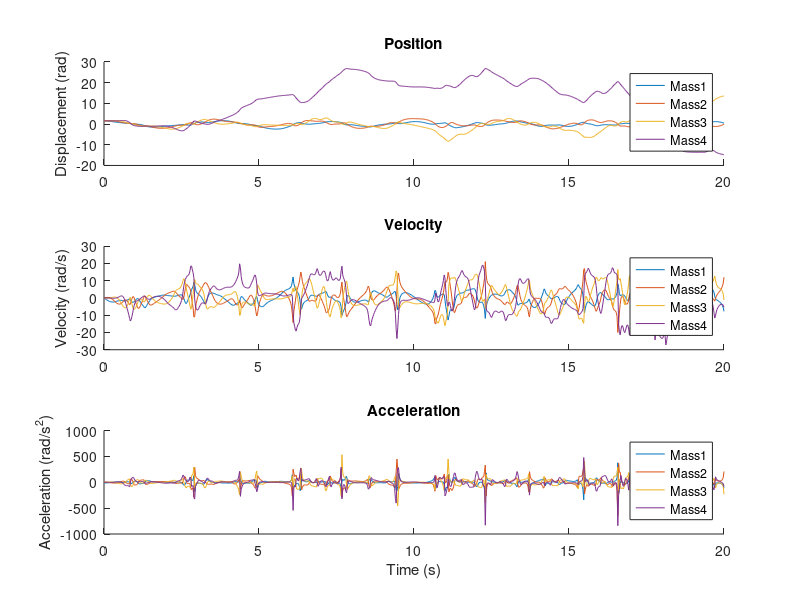
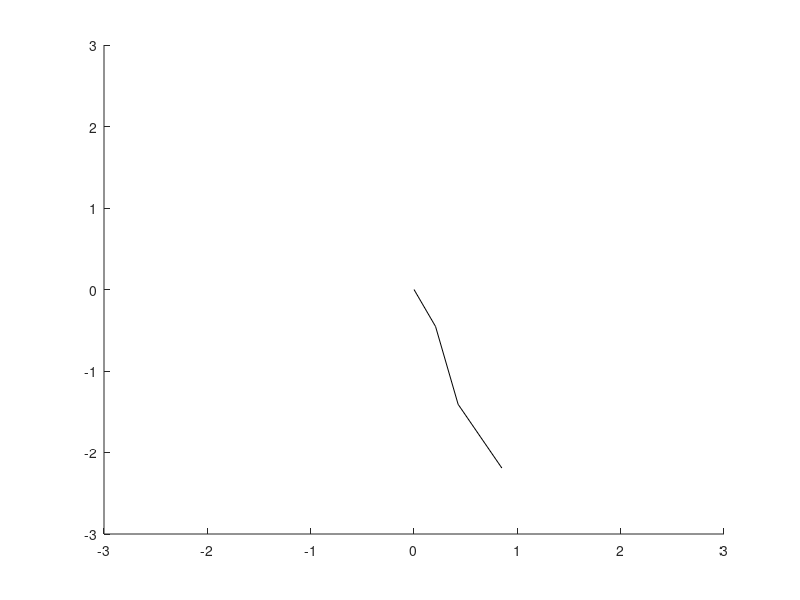

These figures' MATLAB source, in order:
%%PSET5 Q1: Sophie Li
%This function calculates the state equations for a double compound
%pendulum. It also took about 20 hours to debug.

%Should look like this: https://www.youtube.com/watch?v=_o_ap98sTwg
function base_doublepen
close all

L1 = 1;
L2 = 1;
L3 = 1;
L4 = 1;
M1 = 1;
M2 = 1;
M3 = 1;
M4 = 1;
g = 9.81;

theta1_0 = pi/2;
theta1v_0 = 0;
theta2_0 = pi/2;
theta2v_0 = 0;
theta3_0 = pi/2;
theta3v_0 = 0;
theta4_0 = pi/2;
theta4v_0 = 0;

t_interval = 0:.025: 20;
initial_vals = [theta1_0; theta1v_0; theta2_0; theta2v_0; theta3_0; theta3v_0; theta4_0; theta4v_0];

options = odeset('RelTol', 1e-7);
[T_out, Z_out] = ode45(@motion, t_interval, initial_vals, options);

t1_o = Z_out(:,1);
t1d_o = Z_out(:,2);
t2_o = Z_out(:,3);
t2d_o = Z_out(:,4);
t3_o = Z_out(:,5);
t3d_o = Z_out(:,6);
t4_o = Z_out(:,7);
t4d_o = Z_out(:,8);

LHS = zeros(length(T_out), 12);
for i = 1:length(T_out)
    LHS(i, :) = calc_LHS(Z_out(i, :));
end

t1dd_o = LHS(:, 1);
t2dd_o = LHS(:, 2);
t3dd_o = LHS(:, 3);
t4dd_o = LHS(:, 4);

x1 = L1/2.*sin(t1_o);
y1 = -L1/2.*cos(t1_o);
x2 = L1.*sin(t1_o) + L2/2.*sin(t2_o);
y2 = -L1.*cos(t1_o) - L2/2.*cos(t2_o);
x3 = L1.*sin(t1_o) + L2.*sin(t2_o) + L3/2.*sin(t3_o);
y3 = -L1.*cos(t1_o) - L2.*cos(t2_o) - L3/2.*cos(t3_o);
x4 = L1.*sin(t1_o) + L2.*sin(t2_o) + L3.*sin(t3_o) + L4/2.*sin(t4_o);
y4 = -L1.*cos(t1_o) - L2.*cos(t2_o) - L3.*cos(t3_o) - L4/2.*cos(t4_o);

xv1 = L1/2.*cos(t1_o).*t1d_o;
yv1 = L1/2.*sin(t1_o).*t1d_o;
xv2 = xv1*2 + L2/2.*cos(t2_o).*t2d_o;
yv2 = yv1*2 + L2/2.*sin(t2_o).*t2d_o;
xv3 = xv1*2 + L2.*cos(t2_o).*t2d_o + L3/2.*cos(t3_o).*t3d_o;
yv3 = yv1*2 + L2.*sin(t2_o).*t2d_o + L3/2.*sin(t3_o).*t3d_o;
xv4 = xv1*2 + L2.*cos(t2_o).*t2d_o + L3.*cos(t3_o).*t3d_o + L4/2.*cos(t4_o).*t4d_o;
yv4 = yv1*2 + L2.*sin(t2_o).*t2d_o + L3.*sin(t3_o).*t3d_o + L4/2.*sin(t4_o).*t4d_o;

xa1 = L1/2.*cos(t1_o).*t1dd_o - L1/2.*sin(t1_o).*t1d_o.^2;
ya1 = L1/2.*sin(t1_o).*t1dd_o + L1/2.*cos(t1_o).*t1d_o.^2;
xa2 = L1.*cos(t1_o).*t1dd_o - L1.*sin(t1_o).*t1d_o.^2 + L2/2.*cos(t2_o).*t2dd_o - L2/2.*sin(t2_o).*t2d_o.^2;
ya2 = L1.*sin(t1_o).*t1dd_o + L1.*cos(t1_o).*t1d_o.^2 + L2/2.*sin(t2_o).*t2dd_o + L2/2.*cos(t2_o).*t2d_o.^2;
xa3 = L1.*cos(t1_o).*t1dd_o - L1.*sin(t1_o).*t1d_o.^2 + L2.*cos(t2_o).*t2dd_o - L2.*sin(t2_o).*t2d_o.^2 ...
      + L3/2.*cos(t3_o).*t3dd_o - L3/2.*sin(t3_o).*t3d_o.^2;
ya3 = L1.*sin(t1_o).*t1dd_o + L1.*cos(t1_o).*t1d_o.^2 + L2.*sin(t2_o).*t2dd_o + L2.*cos(t2_o).*t2d_o.^2 ...
      + L3/2.*sin(t3_o).*t3dd_o + L3/2.*cos(t3_o).*t3d_o.^2;

% %Cartesian Displacement
% figure
% hold all
% plot(x1, y1)
% plot(x2, y2)
% plot(x3, y3)
% legend('Mass 1', 'Mass 2', 'Mass 3')
% title('Displacement')
% xlabel('X (m)')
% ylabel('Y (m)')

%Tangential Position/Velocity/Acceleration
figure
%Position
subplot(3,1,1)
hold all
plot(T_out, t1_o)
plot(T_out, t2_o)
plot(T_out, t3_o)
plot(T_out, t4_o)
title('Position')
ylabel('Displacement (rad)')
legend('Mass1', 'Mass2', 'Mass3', 'Mass4')
%Velocity
subplot(3,1,2)
hold all
plot(T_out, t1d_o)
plot(T_out, t2d_o)
plot(T_out, t3d_o)
plot(T_out, t4d_o)
title('Velocity')
ylabel('Velocity (rad/s)')
legend('Mass1', 'Mass2', 'Mass3', 'Mass4')
%Acceleration
subplot(3,1,3)
hold all
plot(T_out, t1dd_o)
plot(T_out, t2dd_o)
plot(T_out, t3dd_o)
plot(T_out, t4dd_o)
title('Acceleration')
xlabel('Time (s)')
ylabel('Acceleration (rad/s^2)')
legend('Mass1', 'Mass2', 'Mass3', 'Mass4')

%Energy
PE1 = M1*g.*y1;
PE2 = M2*g.*y2;
PE3 = M3*g.*y3;
PE4 = M4*g.*y4;


KE1 = (M1/2)*((xv1.^2 + yv1.^2) + t1d_o.^2*((L1^2)/12));
KE2 = (M2/2)*((xv2.^2 + yv2.^2) + t2d_o.^2*((L2^2)/12));
KE3 = (M3/2)*((xv3.^2 + yv3.^2) + t3d_o.^2*((L3^2)/12));
KE4 = (M4/2)*((xv4.^2 + yv4.^2) + t4d_o.^2*((L4^2)/12));

PE = PE1 + PE2 + PE3 + PE4;
KE = KE1 + KE2 + KE3 + KE4;
TE = PE + KE;

figure
hold all
plot(T_out, PE)
plot(T_out, KE)
plot(T_out, TE)
legend('PE', 'KE', 'TE')
title('Energy')
xlabel('Time (s)')
ylabel('Energy (J)')
 
%%ANIMATION   

    for i = 1:length(T_out)
        clf; % clear the old figure
        axis([-3 3 -3 3]);
        hold all
        PX = [0; x1(i)];
        PY = [0; y1(i)];
        PX2 = [x1(i); x2(i)];
        PY2 = [y1(i); y2(i)];
        PX3 = [x2(i); x3(i)];
        PY3 = [y2(i); y3(i)];
    %    quiver(position_x1(i), position_y1(i), velocity_x1(i)/5, velocity_y1(i)/5, 'g');
     %   quiver(position_x1(i), position_y1(i), acceleration_x1(i)/10, acceleration_y1(i)/10, 'r');
%         quiver(position_x2(i), position_y2(i), velocity_x2(i)/5, velocity_y2(i)/5, 'g');
%         quiver(position_x2(i), position_y2(i), acceleration_x2(i)/20, acceleration_y2(i)/20, 'r');
        plot(PX, PY, 'k');
        plot(PX2, PY2, 'k');
        plot(PX3, PY3, 'k');

%         plot(position_x1(i), position_y1(i), 'm.', 'linewidth', 10, 'markersize', 20);
%         plot(position_x2(i), position_y2(i), 'm.', 'linewidth', 10, 'markersize', 20);
        drawnow; % DO NOT FORGET THIS
        pause(0.0005);
    end
    
    function vals = calc_LHS(Z)
        t1 = Z(1);
        t1d = Z(2);
        t2 = Z(3);
        t2d = Z(4);
        t3 = Z(5);
        t3d = Z(6);
        t4 = Z(7);
        t4d = Z(8);
       
        A = [-M1*(L1/2)*cos(t1), 0, 0, 0, 1, 0, 1, 0, 0, 0, 0, 0;
            M1*(L1/2)*sin(t1), 0, 0, 0, 0, 1, 0, 1, 0, 0, 0, 0;
            -M2*L1*cos(t1), -M2*(L2/2)*cos(t2), 0, 0, 0, 0, -1, 0, 1, 0, 0, 0;
            M2*L1*sin(t1), M2*(L2/2)*sin(t2), 0, 0, 0, 0, 0, -1, 0, 1, 0, 0;
            -M3*L1*cos(t1), -M3*L2*cos(t2), -M3*(L3/2)*cos(t3), 0, 0, 0, 0, 0, -1, 0, 1, 0;
            M3*L1*sin(t1), M3*L2*sin(t2), M3*(L3/2)*sin(t3), 0, 0, 0, 0, 0, 0, -1, 0, 1;
            -M4*L1*cos(t1), -M4*L2*cos(t2), -M4*L3*cos(t3), -M4*(L4/2)*cos(t4), 0, 0, 0, 0, 0, 0, -1, 0;
            M4*L1*sin(t1), M4*L2*sin(t2), M4*L3*sin(t3), M4*(L4/2)*sin(t4), 0, 0, 0, 0, 0, 0, 0, -1;
            
            (-M1*L1^2)/12, 0, 0, 0, -(L1/2)*cos(t1), (L1/2)*sin(t1), (L1/2)*cos(t1), -(L1/2)*sin(t1), 0, 0, 0, 0;
            0, (-M2*L2^2)/12, 0, 0, 0, 0, (L2/2)*cos(t2), -(L2/2)*sin(t2), (L2/2)*cos(t2), -(L2/2)*sin(t2), 0, 0;
            0, 0, (-M3*L3^2)/12, 0, 0, 0, 0, 0, (L3/2)*cos(t3), -(L3/2)*sin(t3),(L3/2)*cos(t3), -(L3/2)*sin(t3);
            0, 0, 0, (-M4*L4^2)/12, 0, 0, 0, 0, 0, 0, (L4/2)*cos(t4), -(L4/2)*sin(t4)
            ];
        
        r = [-M1*t1d^2*(L1/2)*sin(t1);
            -M1*t1d^2*(L1/2)*cos(t1) - M1*g;
            - M2*t1d^2*L1*sin(t1) - M2*t2d^2*(L2/2)*sin(t2);
            -M2*t1d^2*L1*cos(t1) - M2*t2d^2*(L2/2)*cos(t2) - M2*g;
            -M3*t1d^2*L1*sin(t1) - M3*t2d^2*L2*sin(t2) - M3*t3d^2*(L3/2)*sin(t3);
            -M3*t1d^2*L1*cos(t1) - M3*t2d^2*L2*cos(t2) - M3*t3d^2*(L3/2)*cos(t3) - M3*g;
            -M4*t1d^2*L1*sin(t1) - M4*t2d^2*L2*sin(t2) - M4*t3d^2*L3*sin(t3) - M4*t4d^2*(L4/2)*sin(t4);
            -M4*t1d^2*L1*cos(t1) - M4*t2d^2*L2*cos(t2) - M4*t3d^2*L3*cos(t3) - M4*t4d^2*(L4/2)*cos(t4) - M4*g;
            0;
            0;
            0;
            0];
        
        vals = A\r; 
    end

    function vals = motion(T, Z)
        t1d = Z(2);
        t2d = Z(4);
        t3d = Z(6);
        t4d = Z(8);

        res = calc_LHS(Z);
        
        
        t1dd = res(1);
        t2dd = res(2);
        t3dd = res(3);
        t4dd = res(4);

        vals = [t1d; t1dd; t2d; t2dd; t3d; t3dd; t4d; t4dd];
        
    end

end
        
